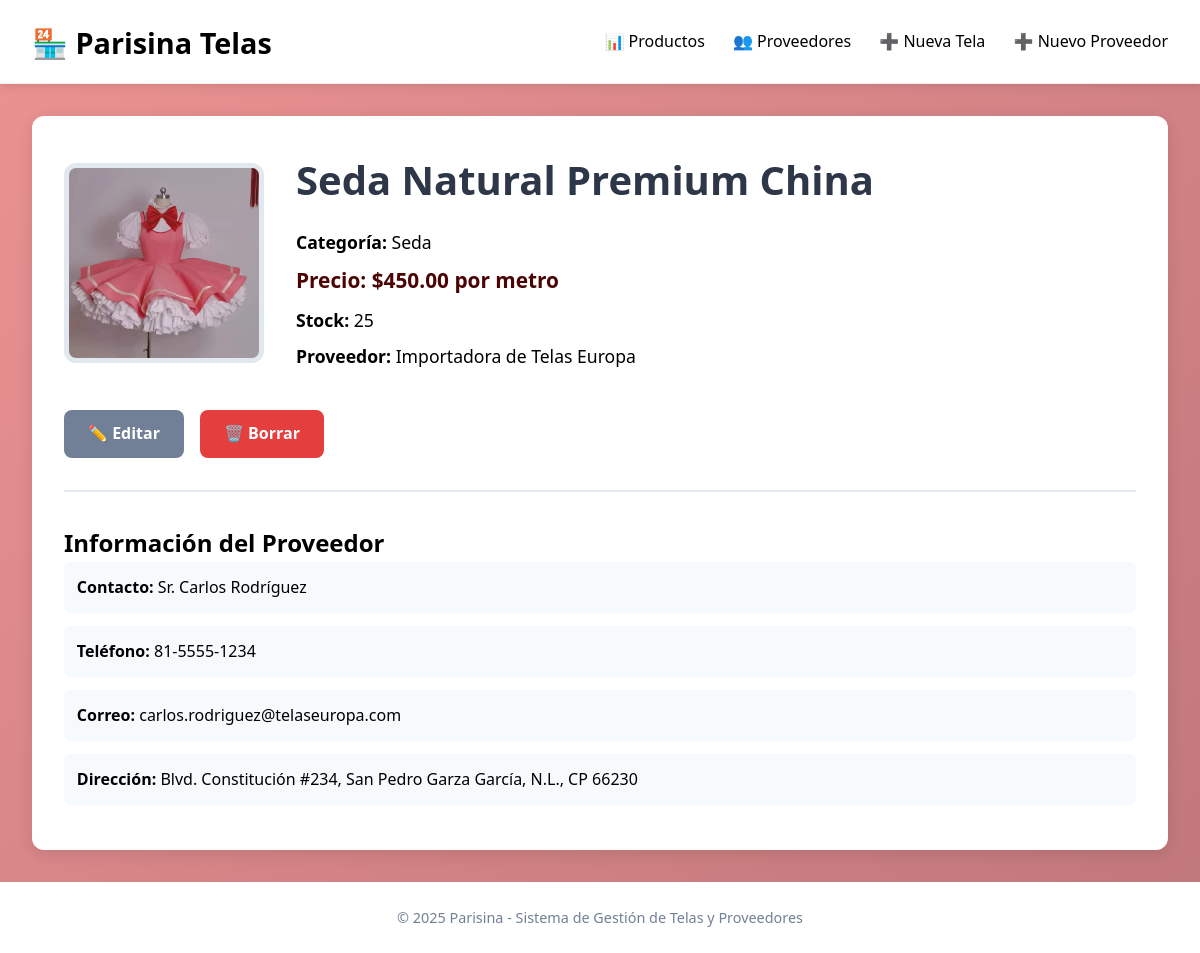
/tela/1/, run on the app's committed database.
### app_TelasYProveedores/models.py (models this page shows, shortened)
class Productos_telas(models.Model):
    UNIDAD_MEDIDA_CHOICES = [
        ('metro', 'Metro'),
        ('yarda', 'Yarda'),
        ('rollo', 'Rollo'),
        ('pieza', 'Pieza'),
    ]
    nombre = models.CharField(max_length=200, help_text="Nombre de la tela")
    categoria = models.CharField(max_length=100, help_text="Categoría de la tela")
    precio = models.DecimalField(max_digits=10, decimal_places=2, help_text="Precio por unidad")
    stock = models.IntegerField(help_text="Cantidad en stock")
    unidad_medida = models.CharField(max_length=10, choices=UNIDAD_MEDIDA_CHOICES)
    id_proveedor = models.ForeignKey(Proveedor, on_delete=models.CASCADE, related_name='telas')
    imagen_tela = models.ImageField(upload_to='img_telas/', blank=True, null=True)
    class Meta:
        verbose_name = "Producto Tela"
        verbose_name_plural = "Productos Telas"

class Proveedor(models.Model):
    nombre = models.CharField(max_length=200, help_text="Nombre del proveedor")
    contacto = models.CharField(max_length=200, help_text="Persona de contacto")
    telefono = models.CharField(max_length=15, help_text="Teléfono de contacto")
    correo = models.EmailField(max_length=100)
    direccion = models.TextField(help_text="Dirección completa")
    class Meta:
        verbose_name = "Proveedor"
        verbose_name_plural = "Proveedores"

### app_TelasYProveedores/views.py (the view)
# urls.py: path('tela/<int:tela_id>/', views.detalle_tela, name='detalle_tela'),
def detalle_tela(request, tela_id):
    tela = get_object_or_404(Productos_telas, id=tela_id)
    return render(request, 'detalle_tela.html', {'tela': tela})

### app_TelasYProveedores/templates/detalle_tela.html (shortened to what this page needs)
{% extends 'base.html' %}
{% block contenido %}
<article class="product-detail">
    <div class="product-banner">
        {% if tela.imagen_tela %}
            <img src="{{ tela.imagen_tela.url }}" alt="Imagen de {{ tela.nombre }}" class="detail-photo">
        {% else %}
            <div class="detail-placeholder">🧵</div>
        {% endif %}
        <div class="product-info">
            <h1>{{ tela.nombre }}</h1>
            <p class="detail-category"><strong>Categoría:</strong> {{ tela.categoria }}</p>
            <p class="detail-price"><strong>Precio:</strong> ${{ tela.precio }} por {{ tela.unidad_medida }}</p>
            <p class="detail-stock"><strong>Stock:</strong> {{ tela.stock }}</p>
            <p class="detail-supplier"><strong>Proveedor:</strong> {{ tela.id_proveedor.nombre }}</p>
        </div>
    </div>
    <div class="detail-actions">
        <a href="{% url 'app_TelasYProveedores:editar_tela' tela.id %}" class="btn btn-secondary">✏️ Editar</a>
        <a href="{% url 'app_TelasYProveedores:borrar_tela' tela.id %}" class="btn btn-danger">🗑️ Borrar</a>
    </div>
    <section class="supplier-info">
        <h2>Información del Proveedor</h2>
        <div class="supplier-details">
            <p><strong>Contacto:</strong> {{ tela.id_proveedor.contacto }}</p>
            <p><strong>Teléfono:</strong> {{ tela.id_proveedor.telefono }}</p>
            <p><strong>Correo:</strong> {{ tela.id_proveedor.correo }}</p>
            <p><strong>Dirección:</strong> {{ tela.id_proveedor.direccion }}</p>
        </div>
    </section>
</article>
{% endblock %}

### app_TelasYProveedores/static/css/styles.css (style rules this page uses)
* { margin: 0; padding: 0; box-sizing: border-box; }
body { font-family: 'Segoe UI', Tahoma, Geneva, Verdana, sans-serif; background: linear-gradient(135deg, #eb9292 0%, #c0777b 100%); color: #000000; line-height: 1.6; }
.product-detail, .supplier-detail { background: white; border-radius: 12px; overflow: hidden; box-shadow: 0 4px 15px rgba(0,0,0,0.1); padding: 2rem; }
.product-banner, .supplier-banner { display: flex; gap: 2rem; margin-bottom: 2rem; align-items: center; }
.detail-photo { width: 200px; height: 200px; border-radius: 12px; object-fit: cover; border: 5px solid #e2e8f0; }
.product-info h1, .supplier-info h1 { font-size: 2.5rem; color: #2d3748; margin-bottom: 1rem; }
.detail-category, .detail-price, .detail-stock, .detail-supplier { font-size: 1.1rem; margin-bottom: 0.5rem; }
.detail-price { color: #4b0303; font-weight: bold; font-size: 1.3rem; }
.detail-actions { margin-bottom: 2rem; display: flex; gap: 1rem; }
.supplier-info, .products-section { margin-top: 2rem; padding-top: 2rem; border-top: 2px solid #e2e8f0; }
.supplier-details p, .product-list li { margin-bottom: 0.8rem; padding: 0.8rem; background: #f7fafc; border-radius: 6px; }
.btn { padding: 0.7rem 1.5rem; border: none; border-radius: 8px; font-weight: 600; cursor: pointer; transition: background 0.3s; text-decoration: none; display: inline-block; }
.btn-secondary { background: #718096; color: white; }
.btn-danger { background: #e53e3e; color: white; }

### data on the page
Productos_telas: imagen_tela (picture), nombre "Seda Natural Premium China", categoria "Seda", precio "450.00", unidad_medida "metro", stock "25", id_proveedor.nombre "Importadora de Telas Europa", id_proveedor.contacto "Sr. Carlos Rodríguez", id_proveedor.telefono "81-5555-1234", id_proveedor.correo "carlos.rodriguez@telaseuropa.com", id_proveedor.direccion "Blvd. Constitución #234, San Pedro Garza García, N.L., CP 66230"
